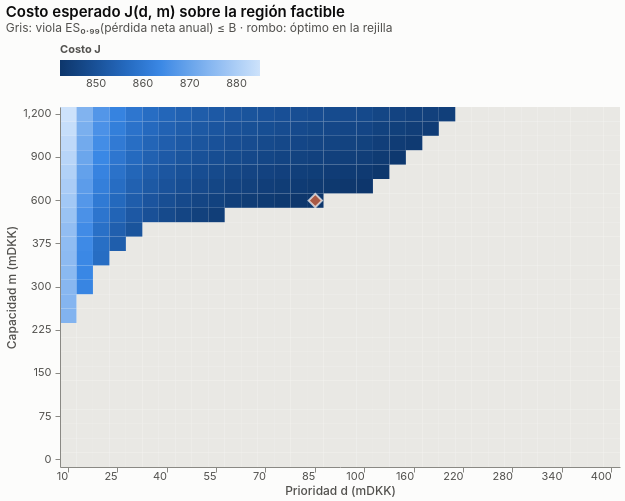

Here is the notebook cell this chart was saved with:
### Markdown cell above
**Optimización.** Con 50 000 años simulados de pérdida anual Poisson compuesta, cobertura por ocurrencia con
reinstalación ilimitada, tarifa $\Pi=(1+\theta)\mathbb E R+\gamma m$ ($\theta=0.25$, $\gamma=0.01$) y la
restricción $\mathrm{ES}_{0.99}(S^{\text{net}})\le B$ con $B = 75\%$ del ES bruto, se recorre una rejilla de $(d,m)$.

### Code cell
fig["05_costo_capa"]

### Figure 1 — Vega-Lite specification as saved in the notebook (floating-point values rounded to 4 significant figures; data arrays with more than 128 entries replaced by an {"elided": "..."} marker saying what was removed)
{"$schema": "https://vega.github.io/schema/vega-lite/v6.4.1.json", "config": {"axis": {"domainColor": "#8a8984", "gridColor": "#e9e8e4", "labelColor": "#52514e", "labelFontSize": 11, "labelPadding": 4, "tickColor": "#8a8984", "titleColor": "#52514e", "titleFontSize": 12, "titleFontWeight": 500}, "axisX": {"grid": false}, "background": "#fcfcfb", "bar": {"cornerRadiusEnd": 4}, "font": "Inter, Segoe UI, Helvetica, Arial, sans-serif", "legend": {"labelColor": "#52514e", "labelFontSize": 11, "labelLimit": 420, "orient": "top", "symbolStrokeWidth": 2, "titleColor": "#52514e", "titleFontSize": 11}, "line": {"strokeWidth": 2}, "point": {"filled": true, "size": 64}, "range": {"category": ["#2a78d6", "#eb6834", "#1baf7a"]}, "title": {"anchor": "start", "color": "#0b0b0b", "fontSize": 15, "fontWeight": 600, "offset": 10, "subtitleColor": "#52514e", "subtitleFontSize": 12}, "view": {"stroke": null}}, "datasets": {"data-2f110c7b909f4bb1ca4f00e512f43fb3": {"elided": "677 records"}, "data-702bd7164f8490bf29483b01bd1a7770": {"elided": "173 records"}, "data-cf8bdd223e2b751bc56377ea5f3c26b2": [{"ER": 23.63, "ES_net": 1345.0, "J": 842.3, "d": 85.0, "factible": true, "m": 600.0, "prima": 35.54}]}, "height": 360, "layer": [{"data": {"name": "data-2f110c7b909f4bb1ca4f00e512f43fb3"}, "encoding": {"tooltip": [{"field": "d", "type": "quantitative"}, {"field": "m", "type": "quantitative"}, {"field": "ES_net", "format": ",.1f", "title": "ES neto (no factible)", "type": "quantitative"}], "x": {"field": "d", "type": "ordinal"}, "y": {"field": "m", "sort": "descending", "type": "ordinal"}}, "mark": {"color": "#e9e8e4", "type": "rect"}}, {"data": {"name": "data-702bd7164f8490bf29483b01bd1a7770"}, "encoding": {"color": {"field": "J", "scale": {"range": ["#0d366b", "#184f95", "#256abf", "#3987e5", "#6da7ec", "#9ec5f4", "#cde2fb"]}, "title": "Costo J", "type": "quantitative"}, "tooltip": [{"field": "d", "type": "quantitative"}, {"field": "m", "type": "quantitative"}, {"field": "J", "format": ",.2f", "type": "quantitative"}, {"field": "ES_net", "format": ",.1f", "title": "ES neto", "type": "quantitative"}], "x": {"axis": {"format": ",.0f", "labelAngle": 0, "values": [10.0, 25.0, 40.0, 55.0, 70.0, 85.0, 100.0, 160.0, 220.0, 280.0, 340.0, 400.0]}, "field": "d", "title": "Prioridad d (mDKK)", "type": "ordinal"}, "y": {"axis": {"format": ",.0f", "values": [0.0, 75.0, 150.0, 225.0, 300.0, 375.0, 600.0, 900.0, 1200.0]}, "field": "m", "sort": "descending", "title": "Capacidad m (mDKK)", "type": "ordinal"}}, "mark": {"type": "rect"}}, {"data": {"name": "data-cf8bdd223e2b751bc56377ea5f3c26b2"}, "encoding": {"tooltip": [{"field": "d", "type": "quantitative"}, {"field": "m", "type": "quantitative"}, {"field": "J", "format": ",.2f", "type": "quantitative"}], "x": {"field": "d", "type": "ordinal"}, "y": {"field": "m", "sort": "descending", "type": "ordinal"}}, "mark": {"color": "#eb6834", "filled": true, "shape": "diamond", "size": 180, "stroke": "#fcfcfb", "strokeWidth": 2, "type": "point"}}], "title": {"subtitle": "Gris: viola ES₀.₉₉(pérdida neta anual) ≤ B · rombo: óptimo en la rejilla", "text": "Costo esperado J(d, m) sobre la región factible"}, "width": 560}
